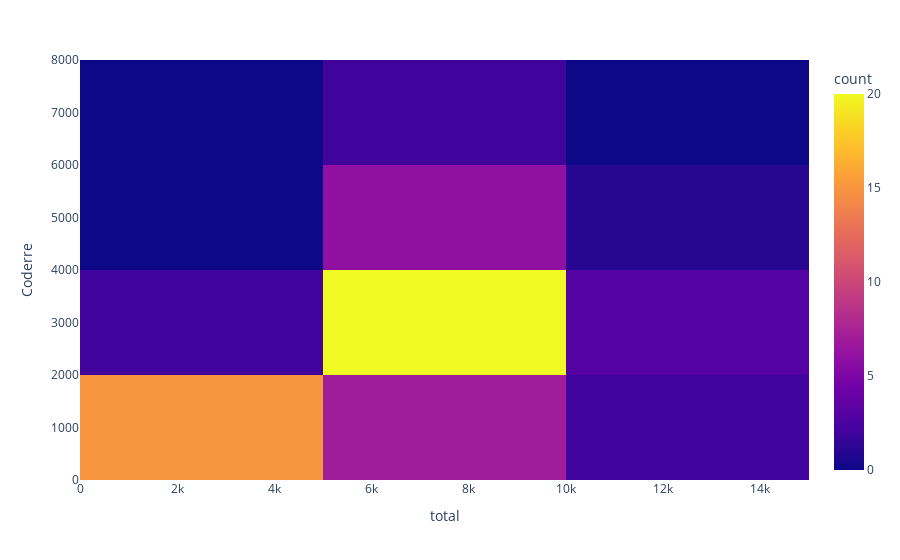

Notebook cell for this chart:
### Markdown cell above
### Density Heat Maps

Density heat maps are also known as 2d histograms. We would apply the same x and y as we did above, but on top of that, we would also apply an aggregate function such as sum or mean which would decide the color that the portion of the map would take. Heat maps may not be useful in their incorporation with machine learning models, but when we have datapoints that are too clustered, heat maps help us better understand where these datapoints are compared to the other datapoints on the graph. Creating a heat map through plotly takes the `density_heatmap` function.

### Code cell
fig = px.density_heatmap(election_data,x="total",y="Coderre")
fig.show()

### Figure 1 — Plotly figure (JSON) as saved in the notebook; plotly's stock layout.template omitted (floating-point values rounded to 4 significant figures)
{"data": [{"coloraxis": "coloraxis", "hovertemplate": "total=%{x}<br>Coderre=%{y}<br>count=%{z}<extra></extra>", "name": "", "x": [7334, 6363, 8650, 9030, 10747, 7370, 8316, 10546, 9465, 8351, 9282, 11050, 10867, 10866, 9259, 7247, 9587, 8385, 6454, 8479, 9378, 7096, 9200, 7956, 4099, 6357, 6445, 5872, 7583, 10802, 5615, 3951, 3469, 4663, 4287, 5172, 4687, 7688, 6125, 3263, 3003, 4438, 9560, 7809, 1887, 1889, 1432, 789, 9737, 9135, 7900, 8025, 9111, 8060, 2062, 1965, 1330, 1678], "xaxis": "x", "xbingroup": "x", "y": [2481, 2525, 3348, 1734, 1770, 1455, 3252, 5456, 4734, 5737, 2979, 1827, 2331, 2670, 3673, 3612, 4308, 4104, 3931, 5387, 2432, 2566, 3347, 2476, 1451, 1906, 1347, 3668, 2878, 2201, 2420, 2184, 1589, 2526, 1873, 1644, 1548, 1773, 2040, 1165, 1193, 1325, 4201, 3536, 631, 595, 518, 332, 3694, 2746, 1546, 3509, 6591, 6229, 996, 540, 446, 491], "yaxis": "y", "ybingroup": "y", "type": "histogram2d"}], "layout": {"xaxis": {"anchor": "y", "domain": [0, 1], "title": {"text": "total"}}, "yaxis": {"anchor": "x", "domain": [0, 1], "title": {"text": "Coderre"}}, "coloraxis": {"colorbar": {"title": {"text": "count"}}, "colorscale": [[0, "#0d0887"], [0.1111, "#46039f"], [0.2222, "#7201a8"], [0.3333, "#9c179e"], [0.4444, "#bd3786"], [0.5556, "#d8576b"], [0.6667, "#ed7953"], [0.7778, "#fb9f3a"], [0.8889, "#fdca26"], [1, "#f0f921"]]}, "legend": {"tracegroupgap": 0}, "margin": {"t": 60}}}
